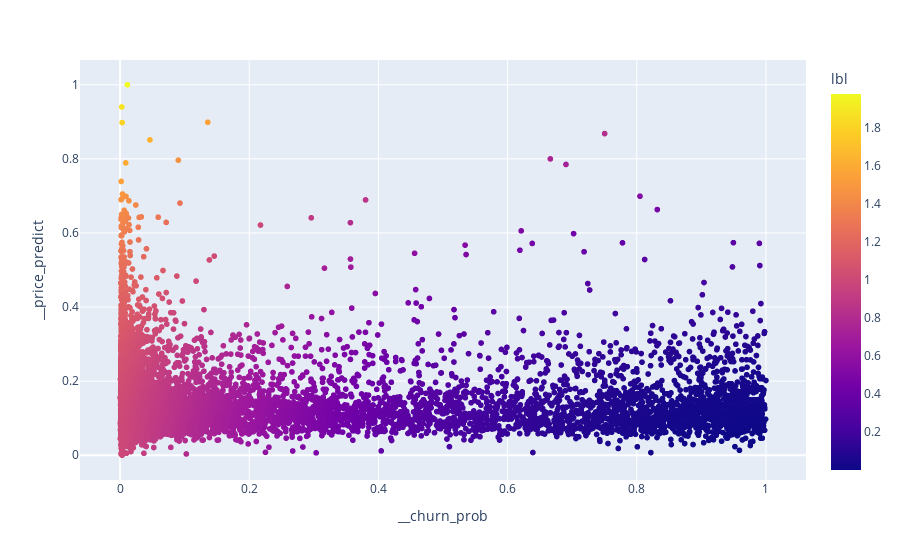

Notebook code for this chart:
### Code cell
fig = px.scatter(XX, x='__churn_prob', y='__price_predict', color="lbl")
#, color="lbl"
fig.show()

### Figure 1 — Plotly figure (JSON) as saved in the notebook; plotly's stock layout.template omitted (floating-point values rounded to 4 significant figures; data arrays with more than 128 entries replaced by an {"elided": "..."} marker saying what was removed)
{"data": [{"hovertemplate": "__churn_prob=%{x}<br>__price_predict=%{y}<br>lbl=%{marker.color}<extra></extra>", "legendgroup": "", "marker": {"color": {"elided": "13953 float values"}, "coloraxis": "coloraxis", "symbol": "circle"}, "mode": "markers", "name": "", "showlegend": false, "type": "scattergl", "x": {"elided": "13953 float values"}, "xaxis": "x", "y": {"elided": "13953 float values"}, "yaxis": "y"}], "layout": {"coloraxis": {"colorbar": {"title": {"text": "lbl"}}, "colorscale": [[0, "#0d0887"], [0.1111, "#46039f"], [0.2222, "#7201a8"], [0.3333, "#9c179e"], [0.4444, "#bd3786"], [0.5556, "#d8576b"], [0.6667, "#ed7953"], [0.7778, "#fb9f3a"], [0.8889, "#fdca26"], [1, "#f0f921"]]}, "legend": {"tracegroupgap": 0}, "margin": {"t": 60}, "xaxis": {"anchor": "y", "domain": [0, 1], "title": {"text": "__churn_prob"}}, "yaxis": {"anchor": "x", "domain": [0, 1], "title": {"text": "__price_predict"}}}}
